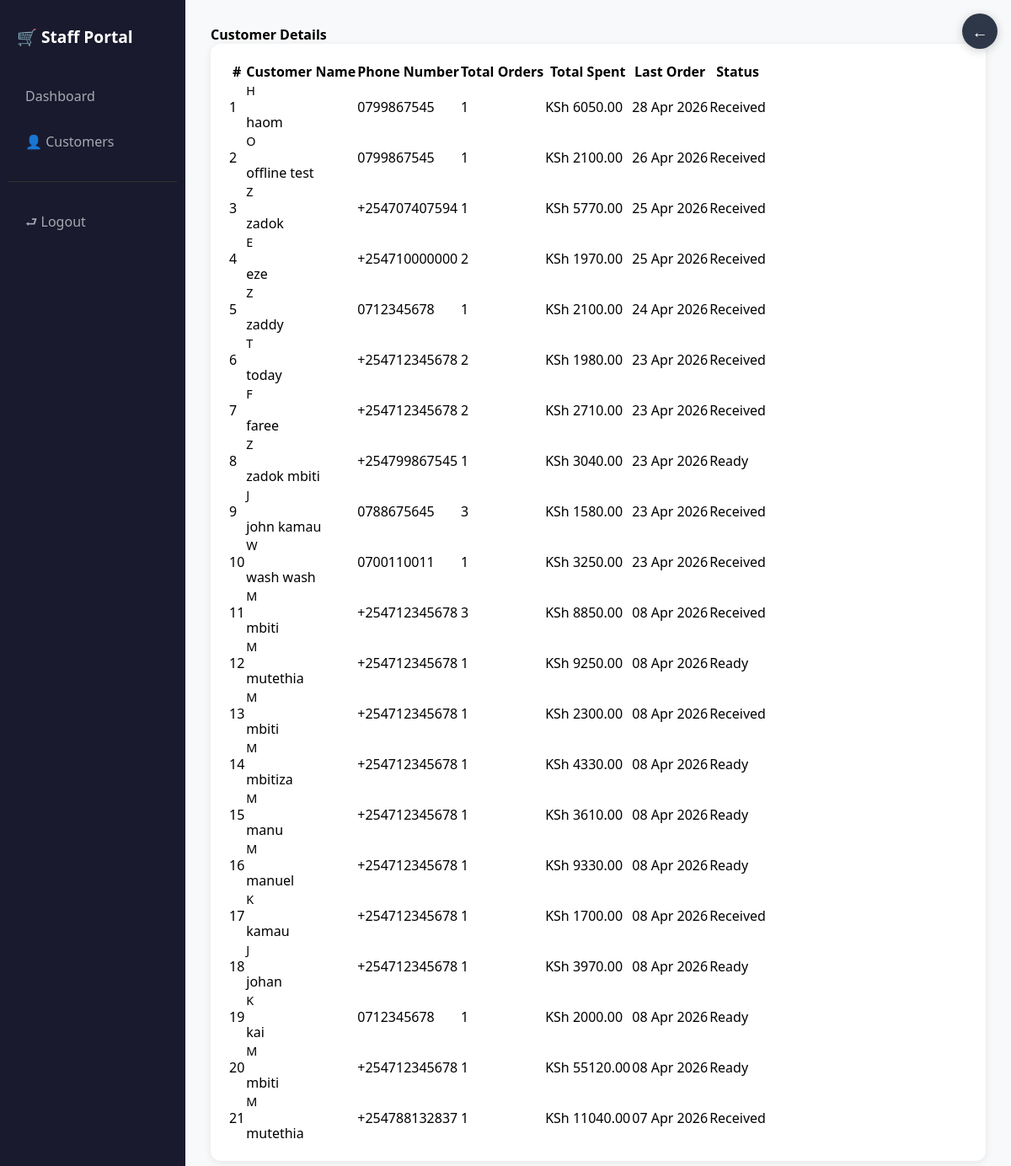
Screenshot of /staff/customers/ (signed in) with the database file from the repository.
### orders/models.py (models this page shows, shortened)
class Order(models.Model):
    STATUS_CHOICES = (
        ('received', 'Received'),
        ('washing', 'Washing'),
        ('drying', 'Drying'),
        ('ready', 'Ready for Pickup'),
        ('delivered', 'Delivered'),
    )
    customer_name = models.CharField(max_length=100)
    phone_number = models.CharField(max_length=13)
    status = models.CharField(
        max_length=20,
        choices=STATUS_CHOICES,
        default='received'
    )
    created_at = models.DateTimeField(auto_now_add=True)
    def total_price(self):
        total = Decimal('0.00')
        try:
            for item in self.items.select_related('service').all():
                try:
                    total += item.total_price()
                except (InvalidOperation, TypeError, ValueError, Exception):
                    continue
        except Exception:
            return Decimal('0.00')
        return total

class OrderItem(models.Model):
    order = models.ForeignKey(
        Order,
        related_name='items',
        on_delete=models.CASCADE
    )
    service = models.ForeignKey(
        Service,
        on_delete=models.CASCADE
    )
    quantity = models.PositiveIntegerField(default=1)
    price = models.DecimalField(max_digits=20, decimal_places=2, default=0)
    def total_price(self):
        try:
            return Decimal(str(self.service.price)) * self.quantity
        except (InvalidOperation, TypeError, ValueError, AttributeError):
            return Decimal('0.00')

### services/models.py (models this page shows, shortened)
class Service(models.Model):
    name = models.CharField(max_length=100)
    description = models.TextField(default="No description")
    price = models.DecimalField(max_digits=8, decimal_places=2)

### staff/views.py (the view)
# urls.py: path('customers/', views.customer_details, name='customer_details'),
@login_required(login_url='staff_login')
def customer_details(request):
    orders = Order.objects.all().order_by('-created_at')
    return render(request, 'staff/customers.html', {'orders': orders})

### staff/templates/staff/customers.html (shortened to what this page needs)
{% extends 'staff/base.html' %}
{% block content %}
<h4 class="mb-4 fw-bold">Customer Details</h4>
<div class="card stat-card">
    <div class="card-body">
        <div class="table-responsive">
            <table class="table table-hover align-middle">
                <thead class="table-dark">
                    <tr>
                        <th>#</th>
                        <th>Customer Name</th>
                        <th>Phone Number</th>
                        <th>Total Orders</th>
                        <th>Total Spent</th>
                        <th>Last Order</th>
                        <th>Status</th>
                    </tr>
                </thead>
                <tbody>
                    {% regroup orders by customer_name as customer_list %}
                    {% for customer in customer_list %}
                    {% with last_order=customer.list|last %}
                    <tr>
                        <td>{{ forloop.counter }}</td>
                        <td>
                            <div class="d-flex align-items-center gap-2">
                                <div class="rounded-circle bg-dark text-white d-flex align-items-center
                                    justify-content-center" style="width:36px;height:36px;font-size:0.9rem;">
                                    {{ customer.grouper|first|upper }}
                                </div>
                                {{ customer.grouper }}
                            </div>
                        </td>
                        <td>{{ last_order.phone_number }}</td>
                        <td>
                            <span class="badge bg-primary rounded-pill">
                                {{ customer.list|length }}
                            </span>
                        </td>
                        <td>
                            KSh
                            {% with total=0 %}
                                {% for order in customer.list %}
                                    {% if forloop.last %}
                                        {{ order.total_price }}
                                    {% endif %}
                                {% endfor %}
                            {% endwith %}
                        </td>
                        <td>{{ last_order.created_at|date:"d M Y" }}</td>
                        <td>
                            {% if last_order.status == 'received' %}
                                <span class="badge bg-secondary">Received</span>
                            {% elif last_order.status == 'washing' %}
                                <span class="badge bg-info">Washing</span>
                            {% elif last_order.status == 'drying' %}
                                <span class="badge bg-primary">Drying</span>
                            {% elif last_order.status == 'ready' %}
                                <span class="badge bg-success">Ready</span>
                            {% elif last_order.status == 'delivered' %}
                                <span class="badge bg-dark">Delivered</span>
                            {% endif %}
                        </td>
                    </tr>
                    {% endwith %}
                    {% empty %}
                    <tr>
                        <td colspan="7" class="text-center text-muted">No customers yet.</td>
                    </tr>
                    {% endfor %}
                </tbody>
            </table>
        </div>
    </div>
</div>
{% endblock %}

### staff/templates/staff/base.html (style rules this page uses)
* { margin: 0; padding: 0; box-sizing: border-box; }
body { background-color: #f8f9fa; font-family: 'Segoe UI', Tahoma, Geneva, Verdana, sans-serif; display: flex; min-height: 100vh; }
.stat-card { border-radius: 12px; border: none; box-shadow: 0 2px 10px rgba(0,0,0,0.08); background: #fff; padding: 20px; }

### rows the page displays
Order: grouper|first "H", grouper "haom", phone_number "0799867545", total_price "6050.00", created_at "28 Apr 2026"
Order: grouper|first "O", grouper "offline test", phone_number "0799867545", total_price "2100.00", created_at "26 Apr 2026"
Order: grouper|first "Z", grouper "zadok", phone_number "+254707407594", total_price "5770.00", created_at "25 Apr 2026"
Order: grouper|first "E", grouper "eze"
Order: phone_number "+254710000000", total_price "1970.00", created_at "25 Apr 2026"
Order: grouper|first "Z", grouper "zaddy", phone_number "0712345678", total_price "2100.00", created_at "24 Apr 2026"
Order: grouper|first "T", grouper "today"
Order: phone_number "+254712345678", total_price "1980.00", created_at "23 Apr 2026"
Order: grouper|first "F", grouper "faree"
Order: phone_number "+254712345678", total_price "2710.00", created_at "23 Apr 2026"
Order: grouper|first "Z", grouper "zadok mbiti", phone_number "+254799867545", total_price "3040.00", created_at "23 Apr 2026"
Order: grouper|first "J", grouper "john kamau"
Order: phone_number "0788675645", total_price "1580.00", created_at "23 Apr 2026"
Order: grouper|first "W", grouper "wash wash", phone_number "0700110011", total_price "3250.00", created_at "23 Apr 2026"
Order: grouper|first "M", grouper "mbiti"
Order: phone_number "+254712345678", total_price "8850.00", created_at "08 Apr 2026"
Order: grouper|first "M", grouper "mutethia", phone_number "+254712345678", total_price "9250.00", created_at "08 Apr 2026"
Order: grouper|first "M", grouper "mbiti", phone_number "+254712345678", total_price "2300.00", created_at "08 Apr 2026"
Order: grouper|first "M", grouper "mbitiza", phone_number "+254712345678", total_price "4330.00", created_at "08 Apr 2026"
Order: grouper|first "M", grouper "manu", phone_number "+254712345678", total_price "3610.00", created_at "08 Apr 2026"
Order: grouper|first "M", grouper "manuel", phone_number "+254712345678", total_price "9330.00", created_at "08 Apr 2026"
Order: grouper|first "K", grouper "kamau", phone_number "+254712345678", total_price "1700.00", created_at "08 Apr 2026"
Order: grouper|first "J", grouper "johan", phone_number "+254712345678", total_price "3970.00", created_at "08 Apr 2026"
Order: grouper|first "K", grouper "kai", phone_number "0712345678", total_price "2000.00", created_at "08 Apr 2026"
Order: grouper|first "M", grouper "mbiti", phone_number "+254712345678", total_price "55120.00", created_at "08 Apr 2026"
Order: grouper|first "M", grouper "mutethia", phone_number "+254788132837", total_price "11040.00", created_at "07 Apr 2026"

### other values shown
{{ customer.list|length }} "1" "1" "1" "2" "1" "2" "2" "1" "3" "1" "3" "1" "1" "1" "1" "1" "1" "1" "1" "1" "1"
